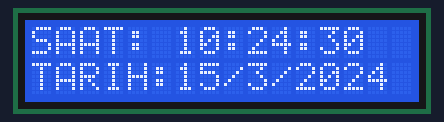
Bench run of a sketch on a simulated Arduino Uno, built with avr-gcc and run on an emulated ATmega328P. Parts: 16×2 character LCD. The local clock reads 2024-03-15 10:24:30 at power-on unless the sketch sets it.

Above: at 0.1 s.
At 4.1 s:
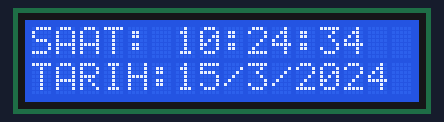
At 9.2 s:
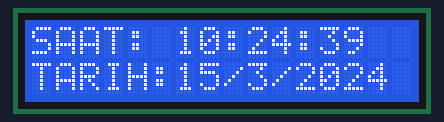
At 19.2 s:
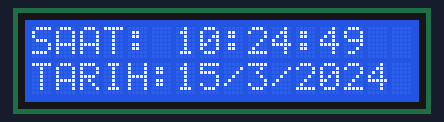
At 28.3 s:
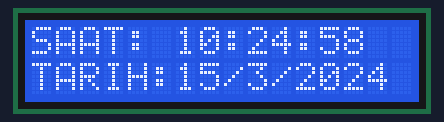
At 38.4 s:
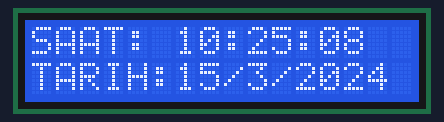

The sketch:

7.1.2._DS1307_RTC_modul_ile_LCD_ekran_saat_uygulamasi.ino
```cpp
//kütüphaneler koda eklenir.
#include <Wire.h>
#include "RTClib.h"
#include <LiquidCrystal.h>

RTC_DS1307 RTC; //RTC modül nesnesi oluşturulur.
LiquidCrystal lcd (7, 8, 9, 10, 11, 12); //LCD pin uçları tanımlanır.

void setup () {
Serial.begin(9600); //seri veri iletişimi başlatılır.
lcd.begin(16, 2); //LCD ekran başlatılır.
Wire.begin(); //Wire kütüphanesi başlatılır.
RTC.begin();  //RTC modül başlatılır.
//RTC başlatılamazsa bu uyarıyı verir.
if (! RTC.isrunning()) {
Serial.println("RTC çalışmıyor!");
// Eğer, RTC ilk defa kullanılıyorsa ya da pili değiştirildiyse bu kodun aktif hale getirilerek derleme anındaki bilgisayar saatinin RTC ye yazılması sağlanır.
RTC.adjust(DateTime(F(__DATE__), F(__TIME__)));
}
}

void loop () {
DateTime now = RTC.now(); //DateTime nesnesi RTC ye yazılan gün, ay,yıl haftanın günü, saat, dakika ve saniye bilgilerini alır.

lcd.setCursor(0,0); //Ekranın sol üst köşesinden başlayarak SAAT yazısı yazar.
lcd.print("SAAT: ");
lcd.print(now.hour(), DEC);  //DateTime nesnesinin okuduğu saat bilgisi ekrana yazdırılır.
lcd.print(":");
if (now.minute() < 10)//10 dan küçük dakikalar tek basamaklı gösterildiği için, 10 dan küçük dakikaların başına 0 eklenir ve 2 basamaklı yapılır.
{
lcd.print("0");
}
lcd.print(now.minute(), DEC); //Dakika bilgisi ekrana yazdırılır.
lcd.print(":");
if (now.second() < 10)//10 dan küçük saniyeler tek basamaklı gösterildiği için, 10 dan küçük saniyelerin başına 0 eklenir ve 2 basamaklı yapılır.
{
lcd.print("0");
}
lcd.print(now.second(), DEC); //saniye bilgisi ekrana yazdırılır.

lcd.setCursor(0,1); //sol alt köşeden başlayarak TARIH yazısı ekrana yazdırılır.
lcd.print("TARIH:");
lcd.print(now.day(), DEC); //gün yazdırılır.
lcd.print("/");
lcd.print(now.month(), DEC); //ay yazdırılır.
lcd.print("/");
lcd.print(now.year(), DEC);  //yıl yazdırılır.

delay(1000); //
}
```

Measured:
- what the display in image 1 shows lasts 1.0 s, from 4.1 s to 5.1 s
